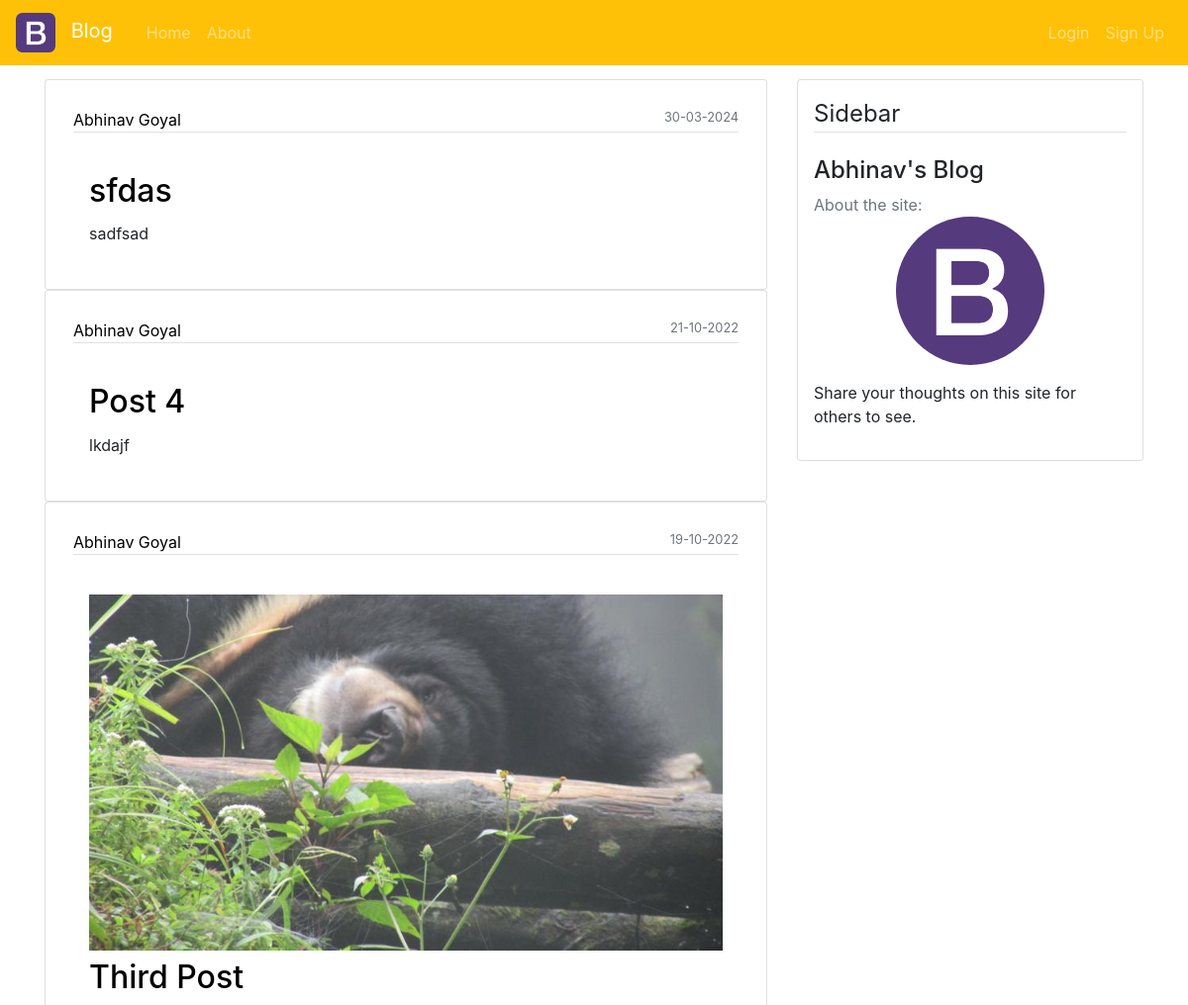
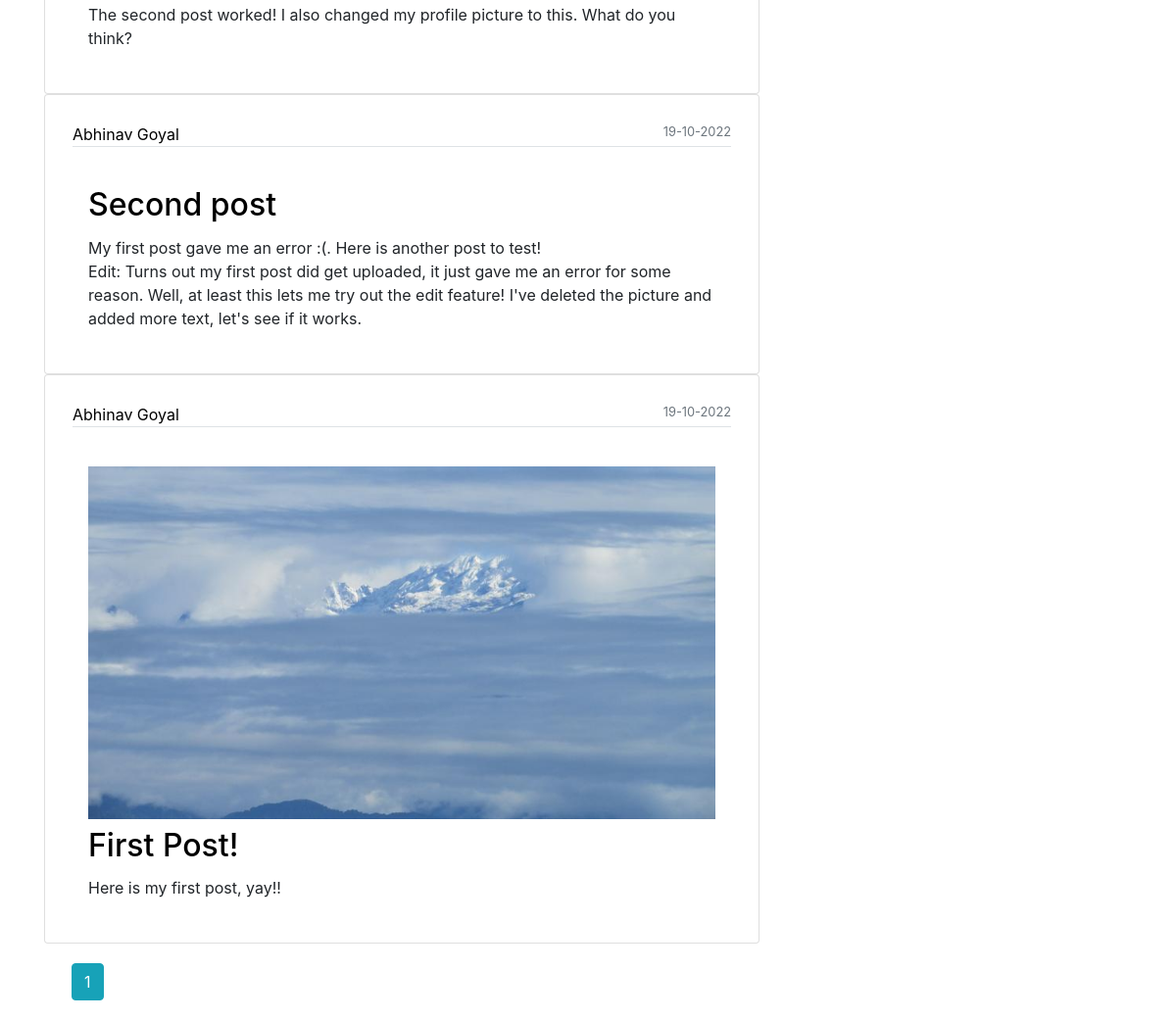
The page /home on the database its author committed (2 pictures, top to bottom).
### flask_blog/models.py (models this page shows, shortened)
class Post(db.Model):
    id = db.Column(db.Integer, primary_key=True)
    title = db.Column(db.String(100), nullable=False)
    content = db.Column(db.Text, nullable=False)
    post_pic = db.Column(db.String(60), nullable=True)
    date_posted = db.Column(db.DateTime, nullable=False, default=datetime.now)
    user_id = db.Column(db.Integer, db.ForeignKey("user.id"), nullable=False)

class User(db.Model, UserMixin):
    about_text = "Hello there! I love blogging!"
    id = db.Column(db.Integer, primary_key=True)
    first_name = db.Column(db.String(20), nullable=False)
    last_name = db.Column(db.String(20), nullable=False)
    email = db.Column(db.String(100), unique=True, nullable=False)
    password = db.Column(db.String(20), nullable=False)
    profile_pic = db.Column(db.String(60), nullable=False, default="default.png")
    about_me = db.Column(db.Text, nullable=False, default=about_text)
    posts = db.relationship("Post", backref="creator", lazy=True)

### flask_blog/routes.py (the view)
    @app.route("/")
    @app.route("/home")
    def home():
        page = request.args.get("page", 1, type=int)
        data = Post.query.order_by(Post.date_posted.desc()).paginate(page=page, per_page=5)
        return render_template("home.html", posts=data, title="Home", about_info=about_info)

### flask_blog/templates/home.html
{% extends "layout.html"%}
{%block contents%}
<div class="row">
    <div class="col-md-8">
        {% for post in posts.items %}
            <div class="card p-2">
                <div class="card-body">
                    <div class="border-bottom mb-4">
                        <div class="link-class"><a class="card-text" href="{{url_for('profile_by_id',user_id=post.creator.id)}}">{{ post.creator.first_name+' '+ post.creator.last_name}} </a>
                        <small class="card-text text-muted float-right">{{ post.date_posted.strftime('%d-%m-%Y')}}</small>
                        </div>
                    </div>
                    <div class="p-3">
                        {%if post.post_pic%}
                            <img class="img-fluid mb-2" src="{{url_for('static',filename='images/'+post.post_pic)}}" alt="Post Picture">
                        {%endif%}
                        <h2 class="card-title link-class"><a href="{{url_for('post',post_id=post.id)}}">{{ post.title }}</a></h2>
                        <p class="card-text blog-content">{{ post.content }}</p>
                    </div>
                </div>
            </div>
        {% endfor %}
        <ul class="list-group list-group-horizontal list-group-flush justify-content-between">
            {% for page_number in posts.iter_pages(left_edge=1, right_edge=1, left_current=1, right_current=3) %}
                {% if page_number %}
                    {% if posts.page == page_number %}
                        <li class="list-group-item"><a class="btn btn-info m-2" href="{{ url_for('home', page=page_number) }}">{{ page_number }}</a></li>
                    {% else %}
            <li class="list-group-item"><a class="btn btn-outline-info m-2" href="{{ url_for('home', page=page_number) }}">{{ page_number }}</a></li>
                    {% endif %}
                {% else %}
            <li class="list-group-item"><span class="m-2">...</span></li>
                {% endif %}
            {% endfor %}
        </ul>
    </div>
    <div class="col-md-4">
        <div class="card p-3 sticky-top">
            <legend class="border-bottom mb-4">Sidebar</legend>
            {%if current_user.is_authenticated%}
                <h4>{{current_user.first_name+' '+ current_user.last_name}}</h4>
                <p class="text-muted">About me:
                <img src="{{url_for('static',filename='profile_pictures/'+current_user.profile_pic)}}" class="rounded-circle mx-auto d-block" style="height: 150px;width: 150px;">
                <p class="blog-content"> {{current_user.about_me}}</p>
                <ul class="list-group">
                    <li class="list-group-item">My Posts</li>
                    <li class="list-group-item">Profile</li>
                    <li class="list-group-item">Announcements</li>
                </ul>
            {% else %}
                <h4>{{about_info.name}}</h4>
                <p class="text-muted">About the site:
                    <img src="{{url_for('static',filename='images/'+about_info.picture)}}" class="rounded-circle mx-auto d-block" style="height: 150px;width: 150px;">
                    <p class="blog-content"> {{about_info.tagline}}</p>
            {%endif%}
        </div>
    </div>
</div>
{% endblock contents%}

### flask_blog/templates/layout.html (shortened to what this page needs)
<!DOCTYPE html>
<html lang="en">
<head>
    <link rel="stylesheet" href="https://stackpath.bootstrapcdn.com/bootstrap/4.4.1/css/bootstrap.min.css">
    <link rel="stylesheet" type="text/css" href="{{url_for('static',filename='main.css')}}">
</head>
<body>
    <nav class="navbar navbar-expand-md bg-warning navbar-dark fixed-top">
        <a class="navbar-brand" href="{{url_for('home')}}">
            <img src="../static/images/b_logo.png" alt="mylogo" style="width:40px; height:4opx">
            <span style="padding:10px">Blog</span>
        </a>
        <div class="navbar-collapse collapse" id="collapsethis">
            <div class="navbar-nav mr-auto">
                <a class="nav-item nav-link " href="{{url_for('home')}}">Home</a>
                <a class="nav-item nav-link" href="{{url_for('about')}}">About</a>
            </div>
            <div class="navbar-nav ml-auto">
                {% if current_user.is_authenticated %}
                    <a class="nav-item nav-link" href="{{url_for('add_post')}}">Add Post</a>
                    <a class="nav-item nav-link" href="{{url_for('profile')}}">Profile</a>
                    <a class="nav-item nav-link" href="{{url_for('logout')}}">Log Out</a>
                {% else %}
                    <a class="nav-item nav-link" href="{{url_for('login')}}">Login</a>
                    <a class="nav-item nav-link" href="{{url_for('signup')}}">Sign Up</a>
                {% endif %}
            </div>
        </div>
    </nav>
    <div class="container">
        {% block contents %} {% endblock contents %}
    </div>
</body>
</html>

### flask_blog/static/main.css (style rules this page uses)
body { background-colour:#FAFAFA; margin-top:80px; }
.link-class a { color: #000000; }
.blog-content { white-space:pre-line; }

### rows shown on the page
Post: creator "Abhinav Goyal", date_posted "30-03-2024", title "sfdas", content "sadfsad"
Post: creator "Abhinav Goyal", date_posted "21-10-2022", title "Post 4", content "lkdajf"
Post: creator "Abhinav Goyal", date_posted "19-10-2022", post_pic (picture), title "Third Post", content "The second post worked! I also changed my profile picture to this. What do you think?"
Post: creator "Abhinav Goyal", date_posted "19-10-2022", title "Second post", content "My first post gave me an error :(. Here is another post to test! Edit: Turns out my first post did get uploaded, it just gave me an error for some reason. Well, at least this lets me try out the edit feature! I've deleted the picture and added more text, let's see if it works."
Post: creator "Abhinav Goyal", date_posted "19-10-2022", post_pic (picture), title "First Post!", content "Here is my first post, yay!!"

### other values the page prints
{{ page_number }} "1"
{{ about_info.name }} "Abhinav's Blog"
{{ about_info.tagline }} "Share your thoughts on this site for others to see."
